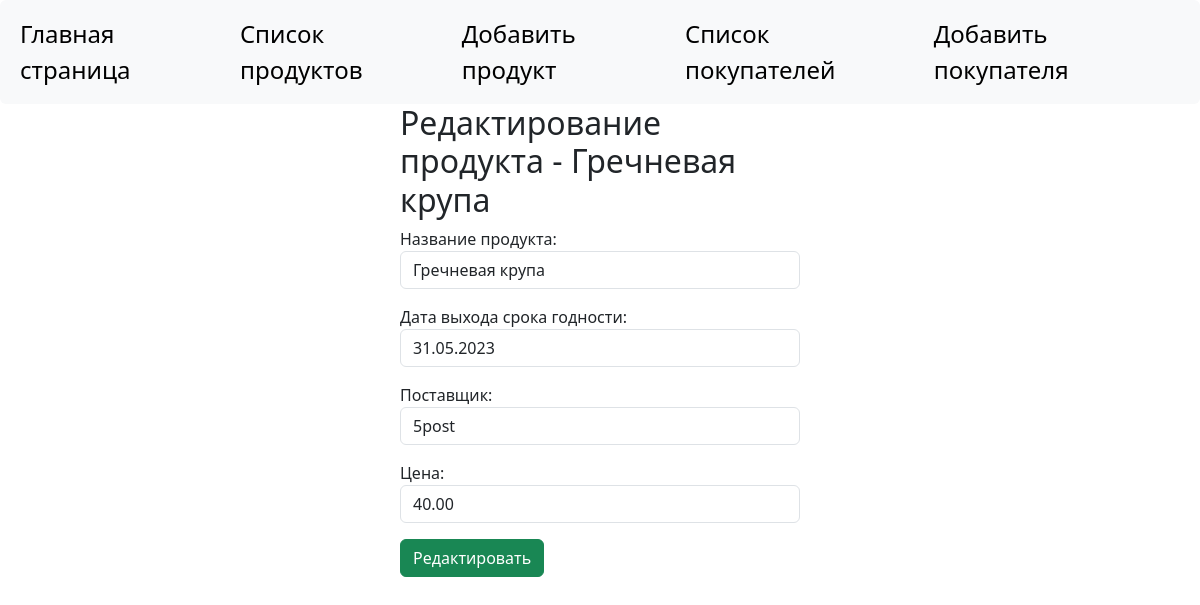
Page /product/9/update_product/ on the committed database.
### modelsapp/models.py (models this page shows, shortened)
class Product(models.Model):
    name = models.CharField(max_length=100, verbose_name="Название продукта", unique=True)
    expiration_date = models.DateField(verbose_name="Срок годности", null=True, blank=True)
    provider = models.ForeignKey(Provider, on_delete=models.SET_NULL, null=True, verbose_name="Поставщик")
    price = models.DecimalField(max_digits=100, decimal_places=2, verbose_name="Цена")
    class Meta:
        verbose_name = "Продукты"
        verbose_name_plural = "Продукты"

### modelsapp/views.py (the view)
# urls.py: path('product/<int:pk>/update_product/', UpdateProductView.as_view(), name="update_product"),
class UpdateProductView(UpdateView):
    model = Product
    form_class = AddProductForm
    template_name = 'modelsapp/add_product.html'
    def get_context_data(self, **kwargs):
        context = super().get_context_data(**kwargs)
        product = get_object_or_404(Product, pk=self.kwargs['pk'])
        c_def = {'title': f'Редактирование продукта - {product.name}',
                 'button_name': 'Редактировать'}
        context.update(c_def)
        return context
    def get_object(self, queryset=None):
        slug = self.kwargs.get('pk')
        product = get_object_or_404(Product, pk=slug)
        return product

### modelsapp/forms.py (shortened to what this page needs)
class AddProductForm(forms.ModelForm):
    expiration_date = forms.DateField(required=False)
    def __init__(self, *args, **kwargs):
        super().__init__(*args, **kwargs)
        self.fields['provider'].empty_label = 'Поставщик не выбран'
        self.fields['expiration_date'].label = 'Дата выхода срока годности'
        for field in self.fields:
            self.fields[field].widget.attrs.update({
                'class': 'form-control',
                'style': 'width: 100%;'
            })
    class Meta:
        model = Product
        fields = '__all__'

### modelsapp/models.py (called while the page is built)
    def __str__(self):
        return self.company

### modelsapp/templatetags/bd_tags.py (called while the page is built)
@register.simple_tag()
def get_menu():
    menu = [{'title': 'Главная страница', 'url_name': 'modelsapp:home'},
            {'title': 'Список продуктов', 'url_name': 'modelsapp:list_products'},
            {'title': 'Добавить продукт', 'url_name': 'modelsapp:add_product'},
            {'title': 'Список покупателей', 'url_name': 'modelsapp:list_buyers'},
            {'title': 'Добавить покупателя', 'url_name': 'modelsapp:add_buyer'},
            ]
    return menu

### modelsapp/templates/modelsapp/add_product.html (shortened to what this page needs)
{% extends 'modelsapp/base.html' %}
{% block content %}
<div style="width:400px; margin: auto; height: 400px;">
	<h2>{{ title }}</h2>
	<form method='post' style="width: 100%;margin:auto;">
		{{ form.as_p }}
		<input type="submit" value="{{ button_name }}" class="btn btn-success">
	</form>
</div>
{% endblock %}

### rows in the picture
Product: name "Гречневая крупа", expiration_date "31.05.2023", provider "5post", price "40.00"

### other values in the picture
{{ m.title }} "Главная страница" "Список продуктов" "Добавить продукт" "Список покупателей" "Добавить покупателя"
{{ title }} "Редактирование продукта - Гречневая крупа"
